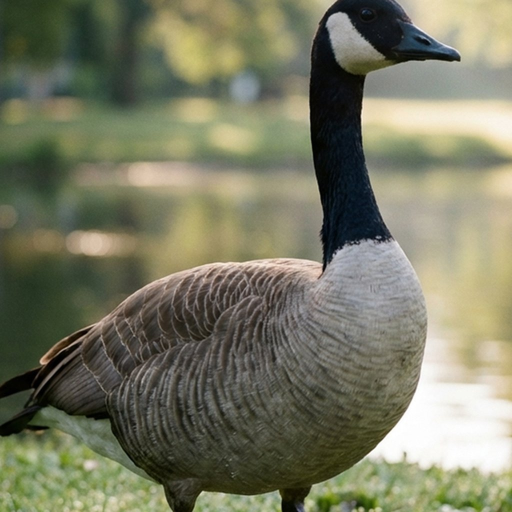
#> input picture birds/optimized_images/canada-goose.jpg, 1024 x 1024 px (shown at 1/2 size)
$ python make_reference_grid.py ../../../../birds/optimized_images/canada-goose.jpg ../../../../birds/optimized_images/cardinal.jpg
#> lines starting #> are read from the running program, lines starting #| are printed output that depends on the picture
#!/usr/bin/env python3
"""
Overlays an 800x600 Paper Companion coordinate grid on a reference image so
an AI agent can visually read exact (x, y) SVG coordinates for drawing steps.

Usage:
    python3 .agents/skills/add-drawing-tutorial/scripts/make_reference_grid.py <input_image> <output_grid_png>
"""
import sys
from pathlib import Path
from PIL import Image, ImageDraw


def make_grid(input_path: Path, output_path: Path) -> None:
    src = Image.open(input_path).convert("RGBA")
    target_w, target_h = 800, 600

    # Fit image inside 800x600 preserving aspect ratio, centered on paper
    scale = min(target_w / src.width, target_h / src.height)
#> scale = 0.586
    new_w = max(1, int(round(src.width * scale)))
#> new_w = 600
    new_h = max(1, int(round(src.height * scale)))
#> new_h = 600
    resized = src.resize((new_w, new_h), Image.Resampling.NEAREST)
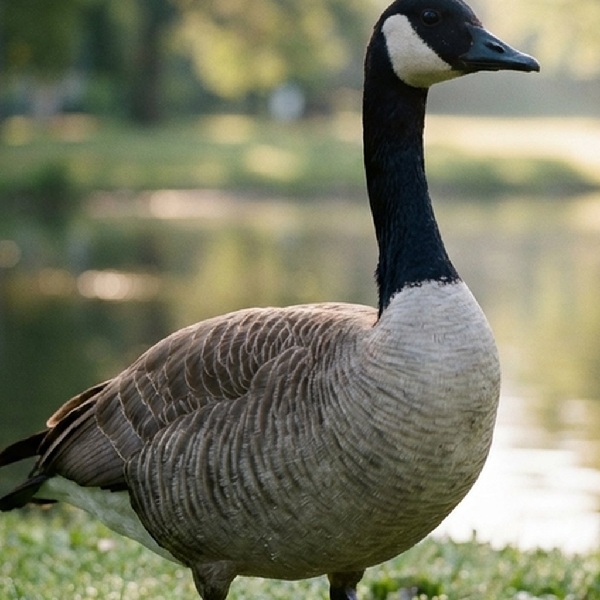
#> resized: PIL image 600x600 RGBA; mean R, G, B, A 120.8, 121.8, 99.5, 255

    canvas = Image.new("RGBA", (target_w, target_h), (255, 253, 249, 255))
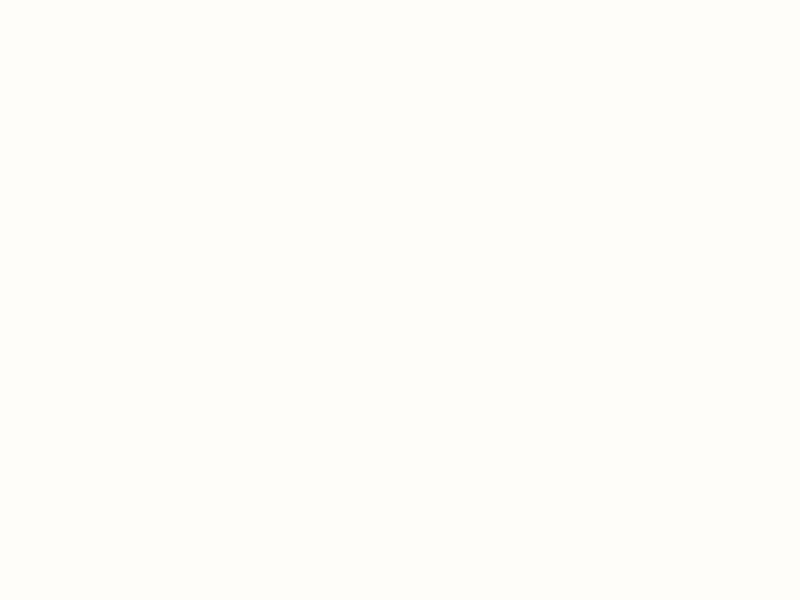
#> canvas: PIL image 800x600 RGBA; mean R, G, B, A 255, 253, 249, 255
    offset_x = (target_w - new_w) // 2
#> offset_x = 100
    offset_y = (target_h - new_h) // 2
#> offset_y = 0
    canvas.paste(resized, (offset_x, offset_y), resized)
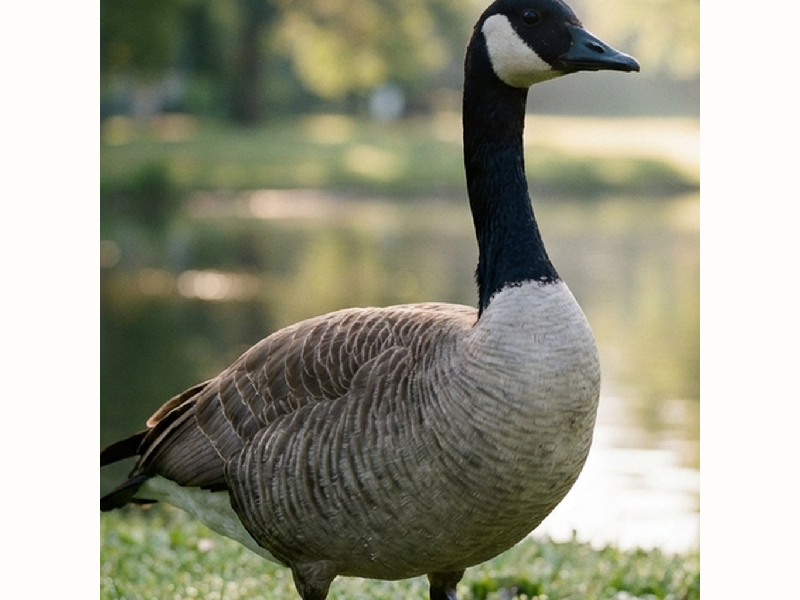
#> canvas: PIL image 800x600 RGBA; mean R, G, B, A 154.3, 154.6, 136.9, 255

    draw = ImageDraw.Draw(canvas)

    # Vertical grid lines every 50px
    for x in range(0, target_w + 1, 50):
        is_center = x == 400
        is_major = x % 100 == 0
        color = (
            (2, 132, 199, 230)
            if is_center
            else (225, 29, 72, 185)
            if is_major
            else (59, 130, 246, 115)
        )
        width = 3 if is_center else (2 if is_major else 1)
        draw.line([(x, 0), (x, target_h)], fill=color, width=width)
        if x < target_w:
            draw.text((x + 3, 4), str(x), fill=(250, 204, 21, 255))
            draw.text((x + 3, target_h - 18), str(x), fill=(250, 204, 21, 255))

    # Horizontal grid lines every 50px
    for y in range(0, target_h + 1, 50):
        is_center = y == 300
        is_major = y % 100 == 0
        color = (
            (2, 132, 199, 230)
            if is_center
            else (225, 29, 72, 185)
            if is_major
            else (59, 130, 246, 115)
        )
        width = 3 if is_center else (2 if is_major else 1)
        draw.line([(0, y), (target_w, y)], fill=color, width=width)
        if y < target_h:
            draw.text((4, y + 3), str(y), fill=(250, 204, 21, 255))
            draw.text((target_w - 30, y + 3), str(y), fill=(250, 204, 21, 255))

    output_path.parent.mkdir(parents=True, exist_ok=True)
    canvas.save(output_path)
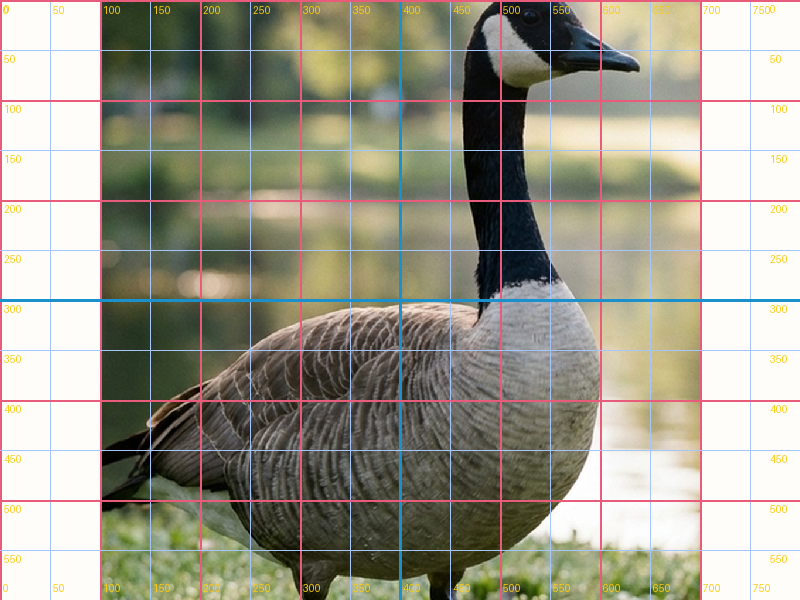
#> saved as cardinal.jpg: PIL image 800x600 RGBA; mean R, G, B, A 154, 150, 136.8, 249.7; transparent parts drawn white
    print(f"Saved 800x600 gridded reference image to {output_path}")


if __name__ == "__main__":
    if len(sys.argv) < 3:
        print(
            "Usage: python3 make_reference_grid.py <input_image> <output_grid_png>",
            file=sys.stderr,
        )
        sys.exit(1)
    make_grid(Path(sys.argv[1]), Path(sys.argv[2]))

$ run again, on birds/optimized_images/catbird.jpg
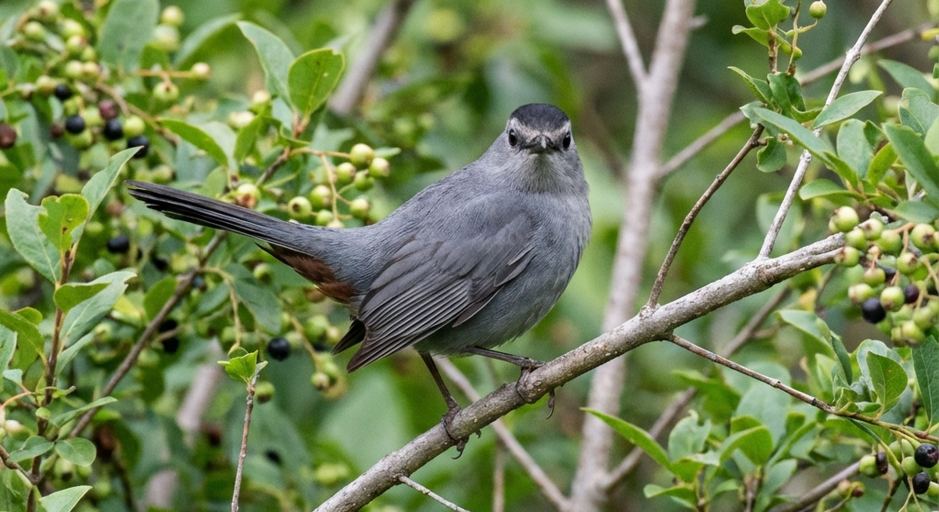
#> input picture birds/optimized_images/catbird.jpg, 2816 x 1536 px (shown at 1/3 size)
#> in make_grid, `canvas.paste(resized, (offset_x, offset_y), resized)`:
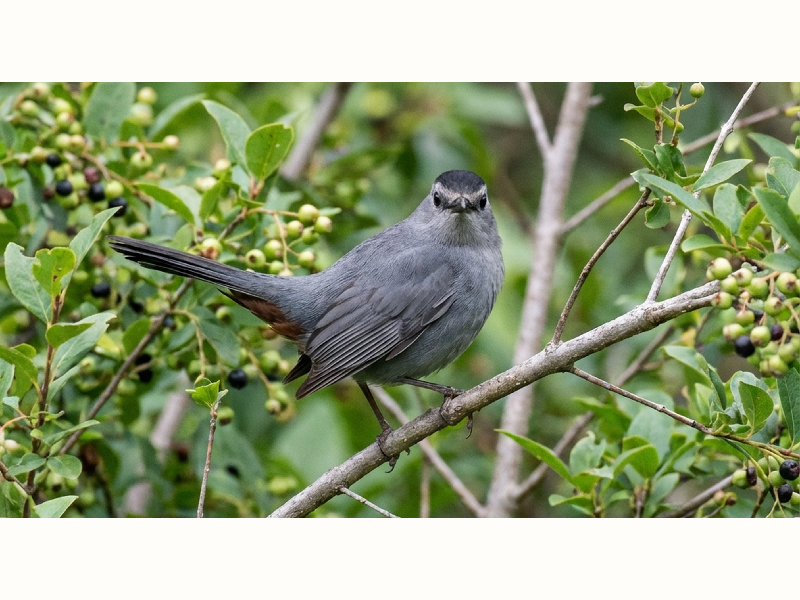
#> canvas: PIL image 800x600 RGBA; mean R, G, B, A 152.3, 163.7, 128.7, 255
#> in make_grid, `canvas.save(output_path)`:
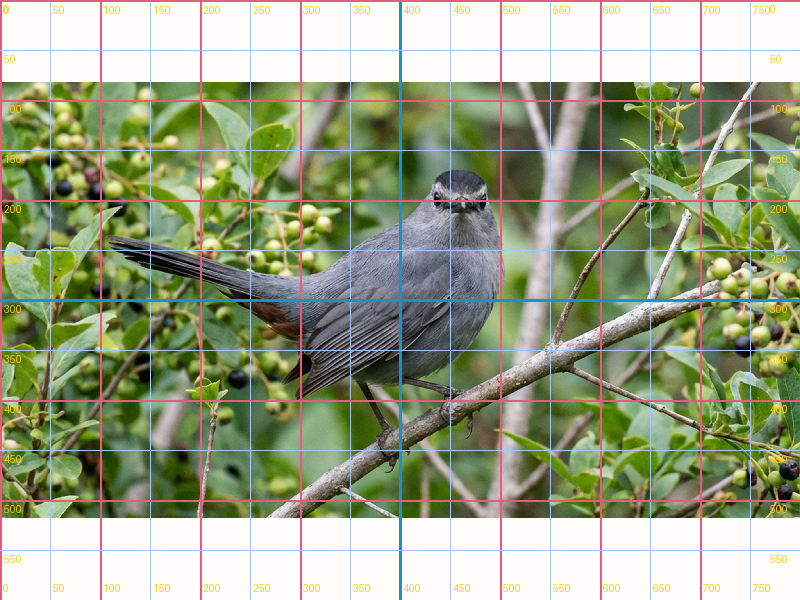
#> saved as catbird.jpg: PIL image 800x600 RGBA; mean R, G, B, A 152.1, 158.4, 129.2, 249.7; transparent parts drawn white

$ run again, on birds/optimized_images/chickadee.jpg
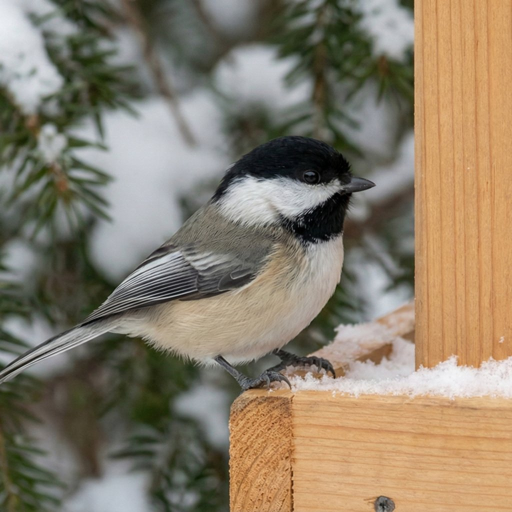
#> input picture birds/optimized_images/chickadee.jpg, 1024 x 1024 px (shown at 1/2 size)
#> in make_grid, `canvas.paste(resized, (offset_x, offset_y), resized)`:
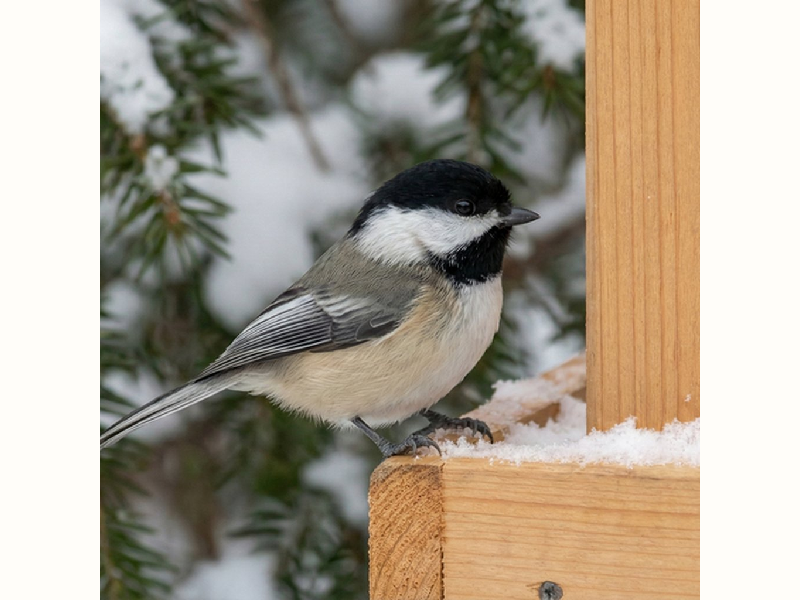
#> canvas: PIL image 800x600 RGBA; mean R, G, B, A 167.1, 157.3, 141.7, 255
#> in make_grid, `canvas.save(output_path)`:
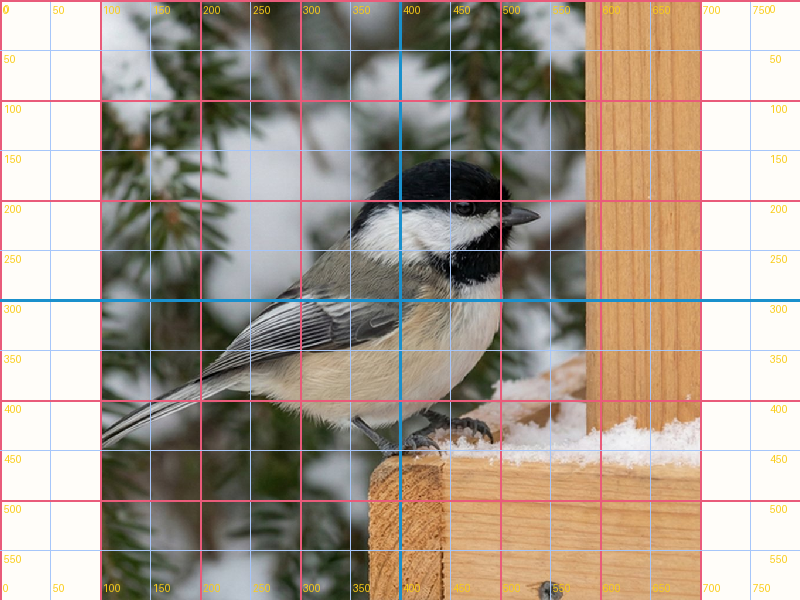
#> saved as chickadee.jpg: PIL image 800x600 RGBA; mean R, G, B, A 165.9, 152.4, 141.2, 249.7; transparent parts drawn white

$ run again, on birds/optimized_images/downy.jpg
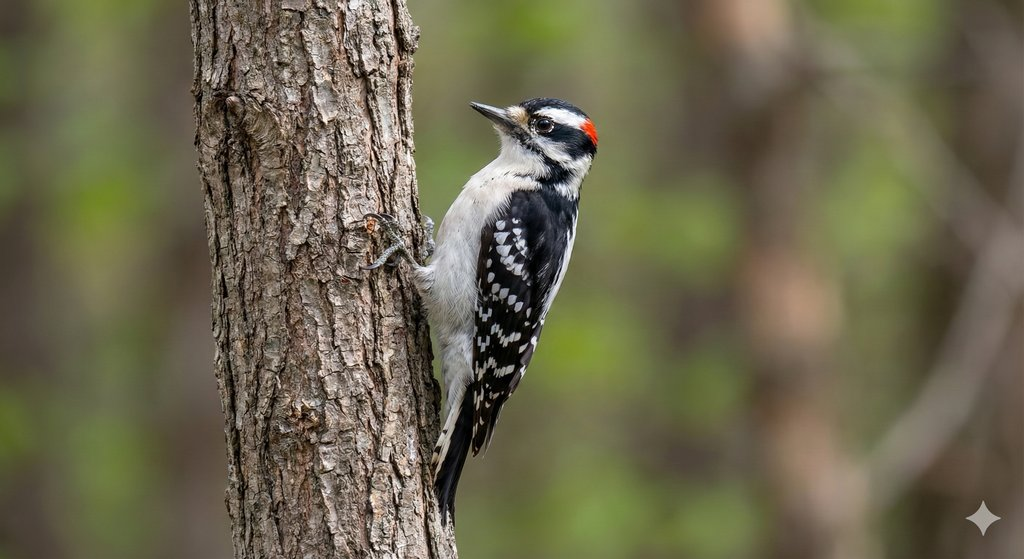
#> input picture birds/optimized_images/downy.jpg, 1024 x 559 px
#> in make_grid, `canvas.paste(resized, (offset_x, offset_y), resized)`:
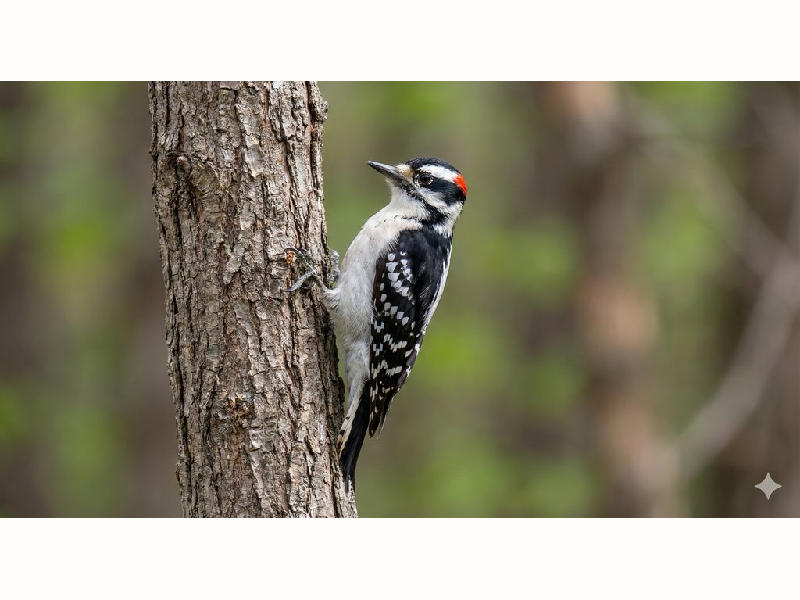
#> canvas: PIL image 800x600 RGBA; mean R, G, B, A 147.5, 143.5, 124.2, 255
#> in make_grid, `canvas.save(output_path)`:
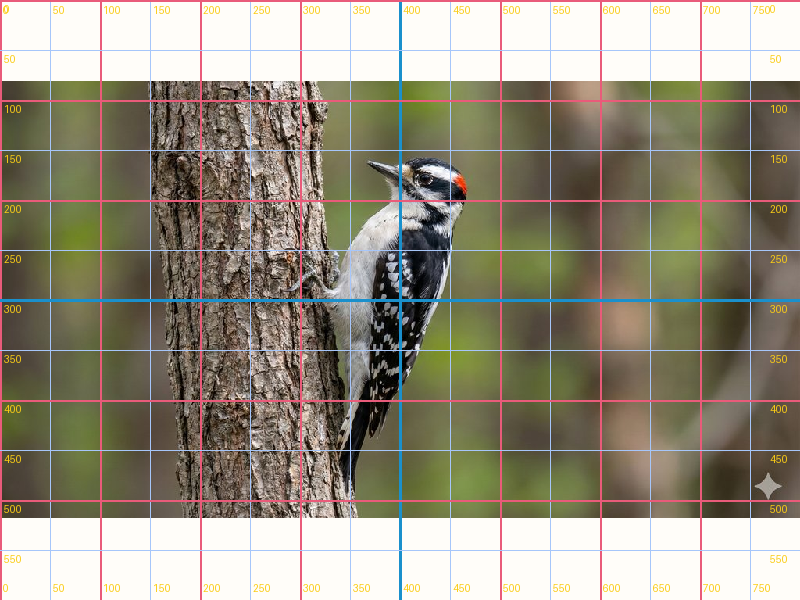
#> saved as downy.jpg: PIL image 800x600 RGBA; mean R, G, B, A 147.6, 139.6, 125.1, 249.7; transparent parts drawn white
